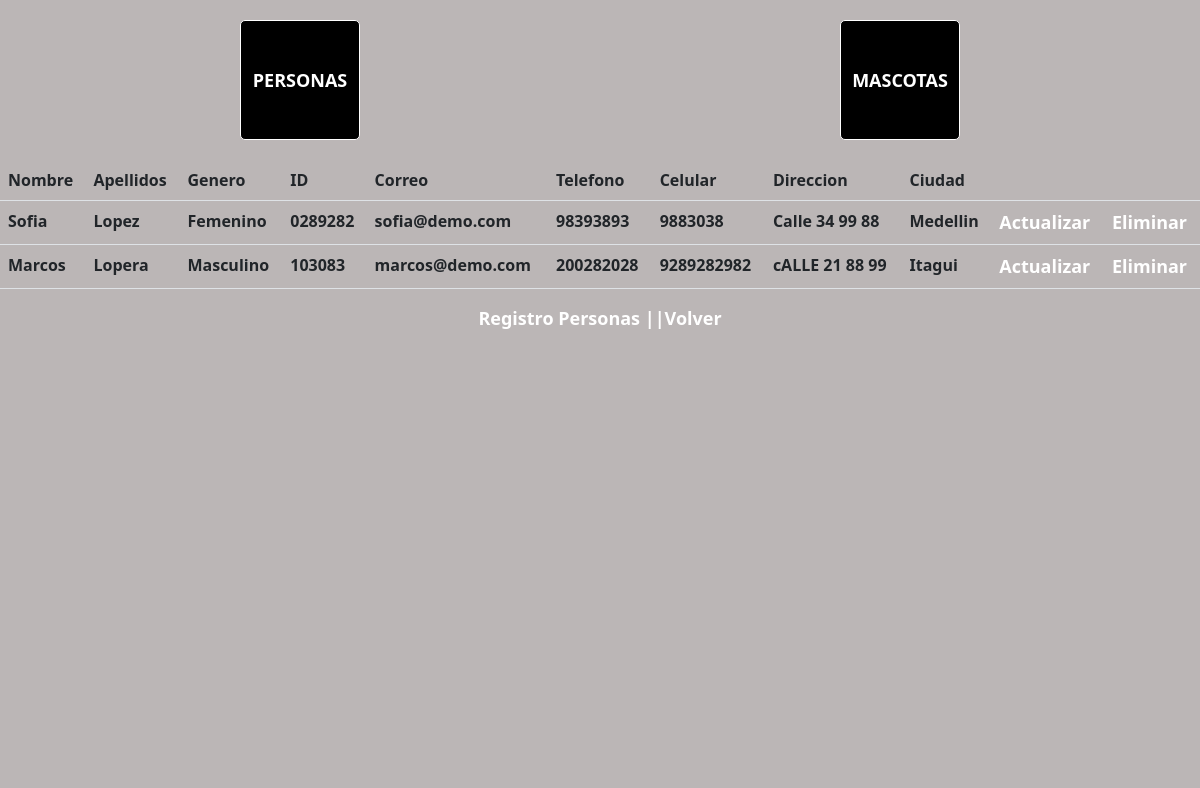
The app's page /verPersonas/ with its own data.
### RELACION/models.py (models this page shows, shortened)
class Persona(models.Model):
    nombre = models.CharField(max_length=50,blank=False,null=False)
    apellido = models.CharField(max_length=50,blank=False,null=False)
    genero = models.CharField(max_length=50,blank=False,null=False)
    identificacion = models.CharField(max_length=50,blank=True,null=True)
    correo = models.EmailField(unique=True)
    telefono = models.CharField(max_length=15,blank=True,null=True)
    mobil = models.CharField(max_length=15,blank=True,null=True)
    direccion = models.CharField(max_length=50,blank=True,null=True)
    ciudad = models.CharField(max_length=50,blank=True,null=True)

### RELACION/views.py (the view)
# urls.py: path('verPersonas/',views.verPersonas,name='verPersonas'),
def verPersonas(request):
    personas = Persona.objects.all()
    context = {'personas' : personas}
    return render(request,'detailPersonas.html',context)

### templates/detailPersonas.html (shortened to what this page needs)
{% extends 'base.html' %}
{% block 'main' %}
<table class="table">
    <tr>
        <th scope="col" >Nombre</th>
        <th scope="col" >Apellidos</th>
        <th scope="col" >Genero</th>
        <th scope="col" >ID</th>
        <th scope="col" >Correo</th>
        <th scope="col" >Telefono</th>
        <th scope="col" >Celular</th>
        <th scope="col" >Direccion</th>
        <th scope="col" >Ciudad</th>
        <th scope="col" ></th>
        <th scope="col" ></th>
    </tr>
    {% for person in personas %}
    <tr>
        <th scope="col" >{{person.nombre}}</th>
        <th scope="col" >{{person.apellido}}</th>
        <th scope="col" >{{person.genero}}</th>
        <th scope="col" >{{person.identificacion}}</th>
        <th scope="col" >{{person.correo}}</th>
        <th scope="col" >{{person.telefono}}</th>
        <th scope="col" >{{person.mobil}}</th>
        <th scope="col" >{{person.direccion}}</th>
        <th scope="col" >{{person.ciudad}}</th>
        <th scope="col" ><a href='{% url 'editar' id=person.id %}'>Actualizar</a></th>
        <th scope="col" ><a href='{% url 'borrar' id=person.id %}'>Eliminar</a></th>
    </tr>
    {% endfor %}
</table>
<a href="{% url 'registro' %}">Registro Personas || </a>
<a href="{% url 'index' %}"> Volver</a>
{% endblock  %}

### static/css/base.css (style rules this page uses)
* { background-color: rgb(187, 182, 182); margin: 0; padding: 0; }
body a { color: white; text-decoration: none; font-size: large; font-weight: bolder; }

### records on screen
Persona: nombre "Sofia", apellido "Lopez", genero "Femenino", identificacion "0289282", correo "sofia@demo.com", telefono "98393893", mobil "9883038", direccion "Calle 34 99 88", ciudad "Medellin"
Persona: nombre "Marcos", apellido "Lopera", genero "Masculino", identificacion "103083", correo "marcos@demo.com", telefono "200282028", mobil "9289282982", direccion "cALLE 21 88 99", ciudad "Itagui"
